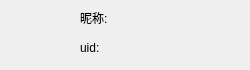
<?xml version="1.0" encoding="UTF-8"?>
<ui version="4.0">
 <class>FriendItem</class>
 <widget class="QWidget" name="FriendItem">
  <property name="geometry">
   <rect>
    <x>0</x>
    <y>0</y>
    <width>250</width>
    <height>70</height>
   </rect>
  </property>
  <property name="minimumSize">
   <size>
    <width>250</width>
    <height>70</height>
   </size>
  </property>
  <property name="maximumSize">
   <size>
    <width>250</width>
    <height>70</height>
   </size>
  </property>
  <property name="windowTitle">
   <string>Form</string>
  </property>
  <widget class="QLabel" name="lb_tx">
   <property name="geometry">
    <rect>
     <x>10</x>
     <y>10</y>
     <width>50</width>
     <height>50</height>
    </rect>
   </property>
   <property name="text">
    <string/>
   </property>
   <property name="scaledContents">
    <bool>true</bool>
   </property>
  </widget>
  <widget class="QLabel" name="lb_name">
   <property name="geometry">
    <rect>
     <x>80</x>
     <y>10</y>
     <width>161</width>
     <height>16</height>
    </rect>
   </property>
   <property name="text">
    <string>昵称:</string>
   </property>
  </widget>
  <widget class="QLabel" name="lb_id">
   <property name="geometry">
    <rect>
     <x>80</x>
     <y>40</y>
     <width>161</width>
     <height>16</height>
    </rect>
   </property>
   <property name="text">
    <string>uid:</string>
   </property>
  </widget>
 </widget>
 <resources/>
 <connections/>
</ui>
